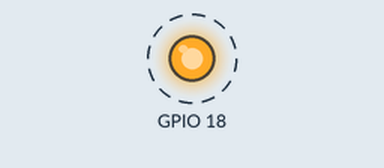
Recording of a program running on a simulated Raspberry Pi (BCM pin numbers). Parts: output pins drawn as LEDs (lit = HIGH). Dashed ring = blinking.

Above: at 0.5 s.
Timing chart, 0 to 4.6 s (numbered marks = the images above):
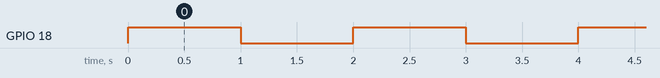

Measured:
- by itself, GPIO 18: alternates HIGH for 1.0 s and LOW for 1.0 s

The program:

blinking_led.py
```python
import RPi.GPIO as GPIO
import time

# Set up GPIO
GPIO.setmode(GPIO.BCM) # Use Broadcom pin numbering
GPIO.setup(18, GPIO.OUT) # Set GPIO18 as an output pin

# Turn the LED on and off
try:
	while True:
		GPIO.output(18, GPIO.HIGH) # Turn the LED on
		time.sleep(1) # Wait
		GPIO.output(18, GPIO.LOW) # Turn the LED off
		time.sleep(1) # Wait
except KeyboardInterrupt:
	pass

# Clean up GPIO settings before exiting
GPIO.cleanup()
```
